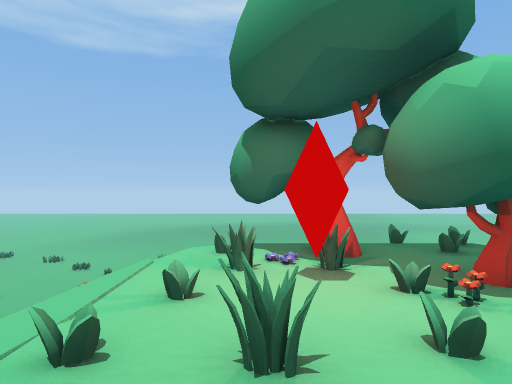
view 1 (above)

24 first-person views from a walk through a level from a Godot 3-D game. The camera is 1.5 m above the floor, looks level and sees 75° across. The floor is counted in squares, 2 m on a side. Each view is taken from the middle of a square. On the plan, view 1 faces up. The plan holds only what a view shows up to about 11 squares ahead; the rest is blank. The place goes on beyond the plan.

view 2
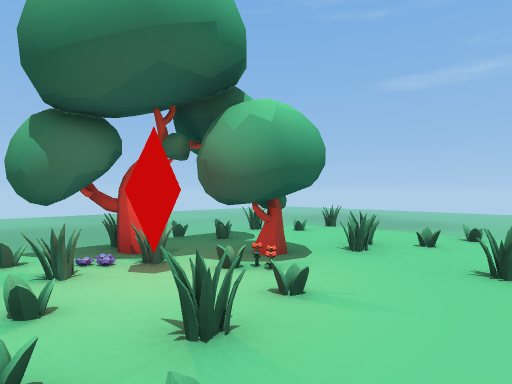

view 3
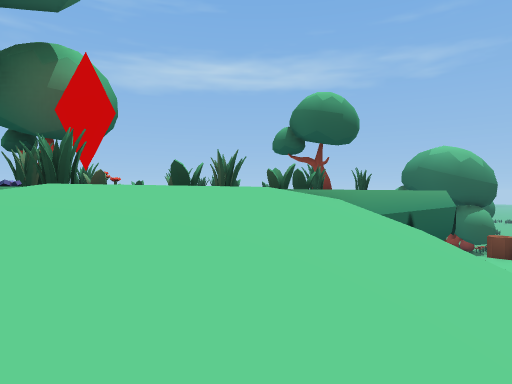

view 4
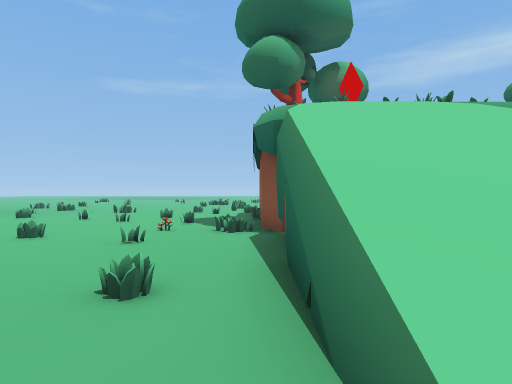

view 5
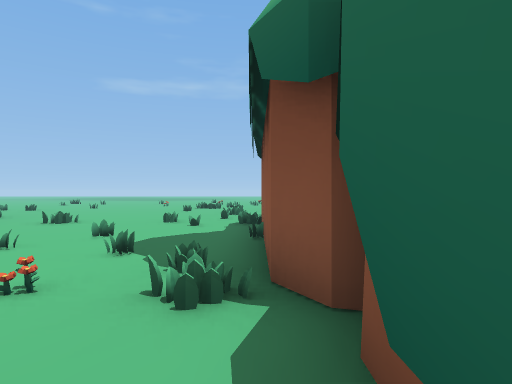

view 6
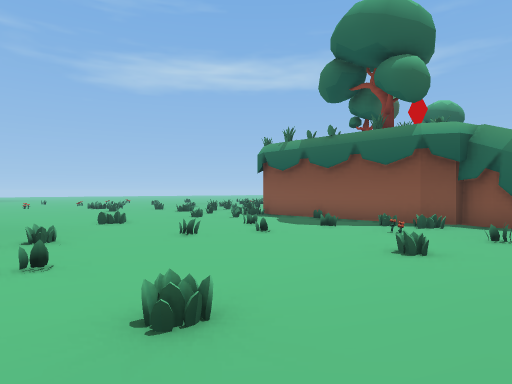

view 7
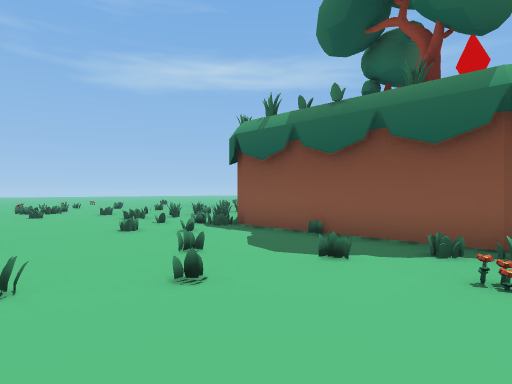

view 8
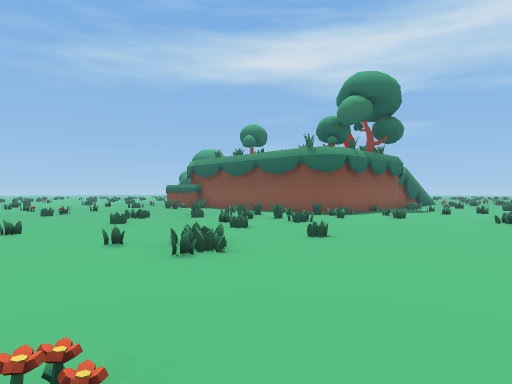

view 9
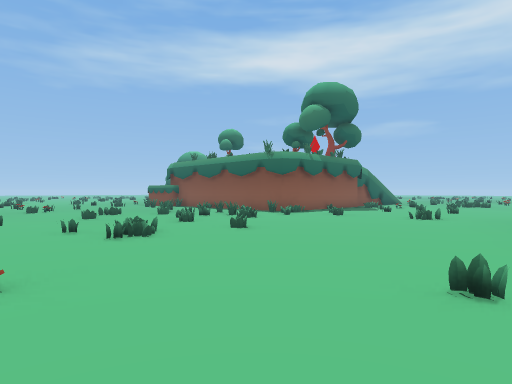

view 10
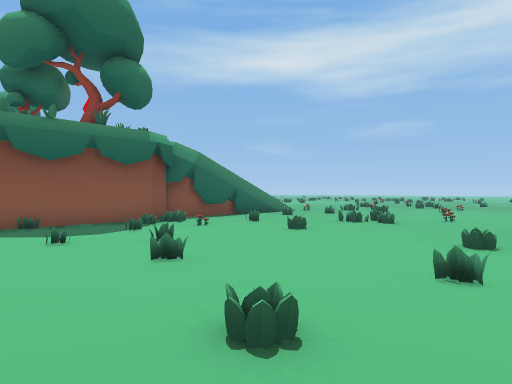

view 11
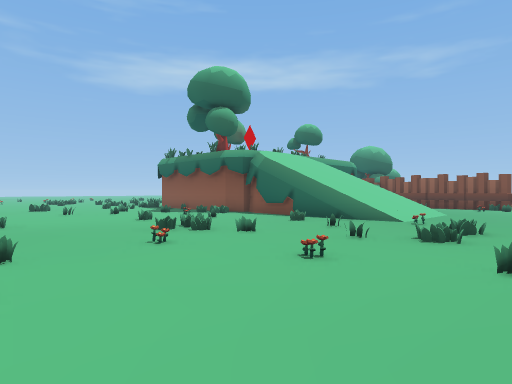

view 12
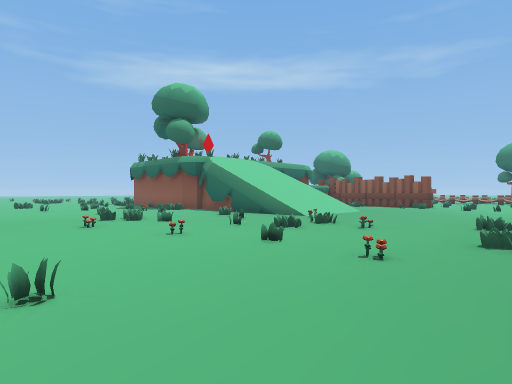

view 13
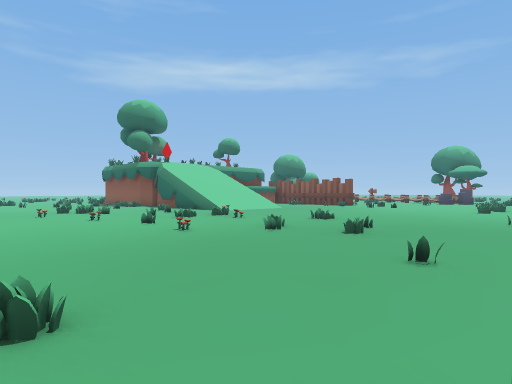

view 14
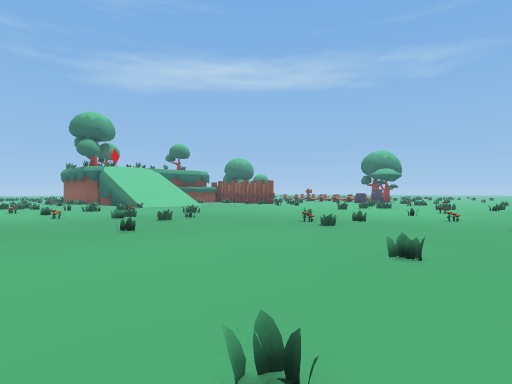

view 15
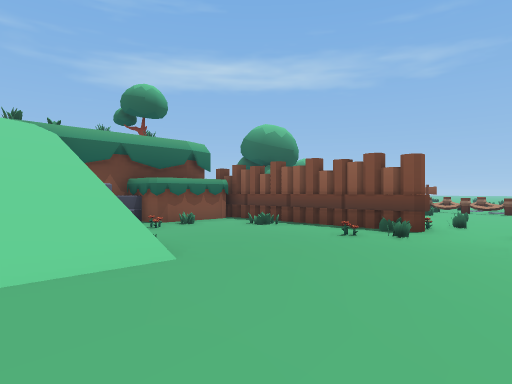

view 16
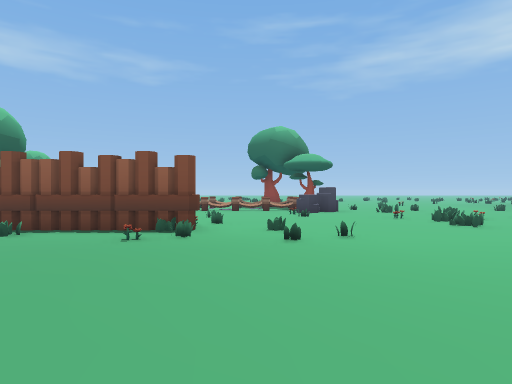

view 17
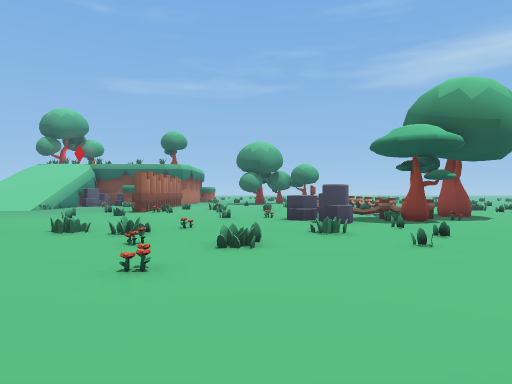

view 18
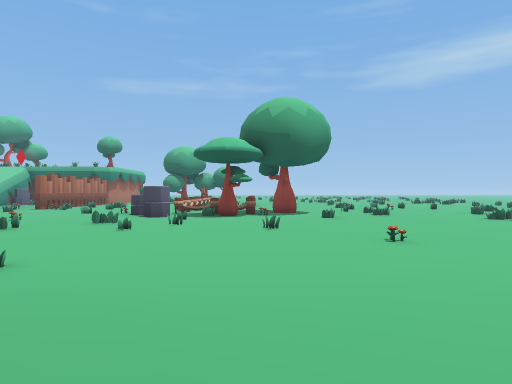

view 19
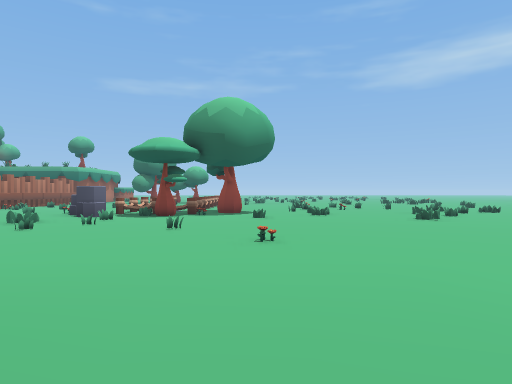

view 20
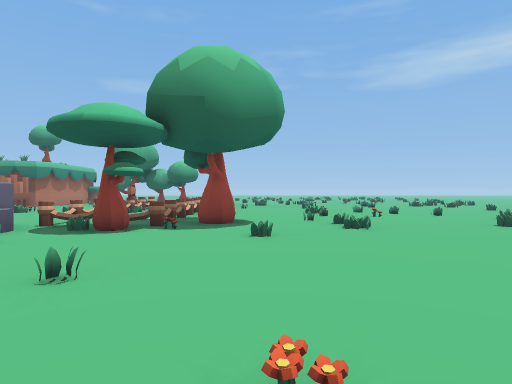

view 21
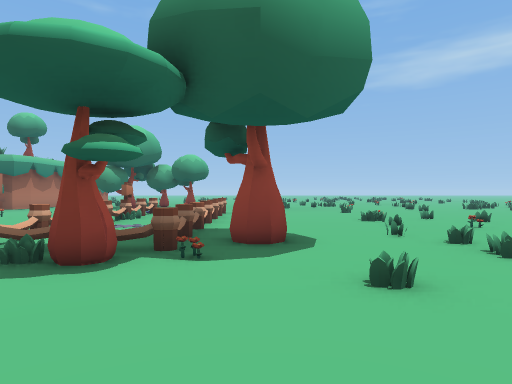

view 22
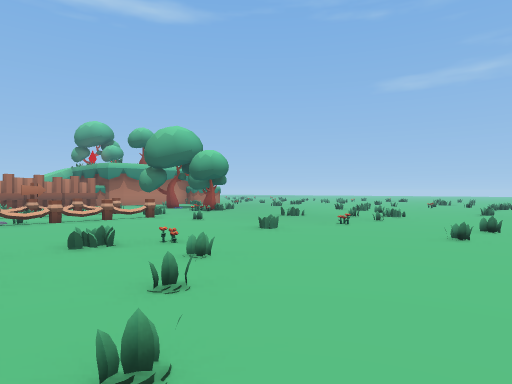

view 23
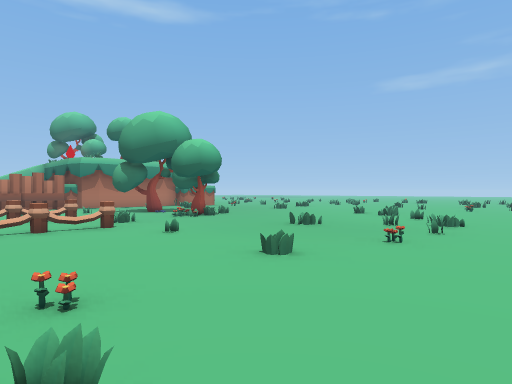

view 24
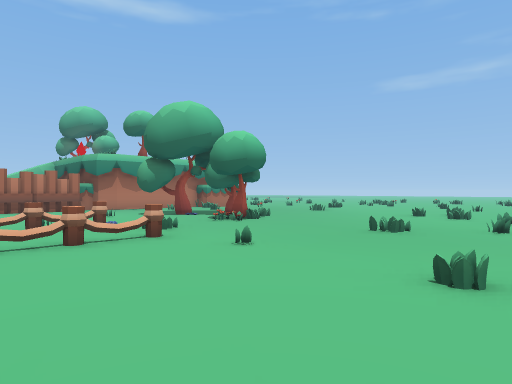

### Floor plan
Key: @ floor where view 1 was taken; # wall or solid block; x gap in a wall; . main floor; : floor 0.25 m higher than the main floor; + floor 0.5 m higher than the main floor; * floor 4.75 m higher than the main floor; / step, stairs or slope; = window, fence, low wall or low ledge; ^ raised ledge; v drop or lower ground; P pole; O other object.
Columns run from 22 left of view 1 to 15 right of it. Each row starts with its distance up from view 1.
 13      ..= ......    ........      .....
 12 ..... ......=........=.=.=........=...
 11 .=....................................
 10 ........................=..=..........
  9 ......=.....#.....=...................
  8 .#........=....=...................=..
  7  .......=.......=...=..=...=......=...
  6  ...#.........=..#............+.=..=.
  5  ....+....=..../.....###..#==.=.=....
  4   ..=./........./////=##=###=.=......
  3  .............../////*####= #=.=..=..
  2  ..... ... ...../////**##==    =.=..
  1   ..=  ..  ...../ v  /=****     ....
  0   ..      .........x /@*=        ...
 -1           .........#^/=           =.
 -2          ...=.......^/=
 -3         ......P.....^
 -4        .......OPPPPPP
 -5      .........=   .
 -6     ....=....... ..
 -7    .........=.=...
 -8   .....=....O...#.. =x#
 -9    .....=..^....... ..O
-10    =......######Ox#x=..
-11   ......==.#=# .......##.
-12  ..........##=  ...=......
-13 .......=...#####x..........
-14  ...........#.:............=
-15 ..........=...........=.....=
-16  ............................
-17   ..........=.=.=..=...=.....
-18    ................../.=.....
-19      ...........=..........
-20       ...=.................
-21         ..=....=....=.=
-22          ... =.....
-23           ..

Positions as (right, up) in squares from view 1, and headings:
1: (0, 0), facing up
2: (-1, 0), facing up-right
3: (-3, 4), facing down-right
4: (-7, 5), facing right
5: (-3, 5), facing right
6: (-3, 13), facing down-right
7: (-1, 10), facing down-right
8: (15, 11), facing down-left
9: (15, 13), facing down-left
10: (4, 13), facing down-left
11: (-10, 13), facing down-right
12: (-13, 13), facing down-right
13: (-17, 13), facing down-right
14: (-22, 12), facing down-right
15: (-10, 3), facing down-right
16: (-9, 3), facing down
17: (-20, -8), facing right
18: (-22, -13), facing right
19: (-22, -15), facing right
20: (-18, -15), facing right
21: (-15, -14), facing right
22: (-8, -22), facing up-right
23: (-6, -20), facing up-right
24: (-6, -18), facing up-right
